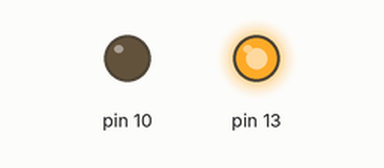
This sketch was run on a simulated Arduino Uno, built with avr-gcc and run on an emulated ATmega328P. Shown: output pins drawn as LEDs (lit = HIGH).

Above: at 0.5 s.
At 2.0 s:
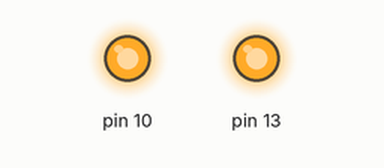
At 3.5 s:
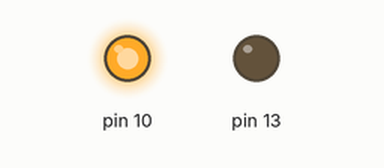
At 5.0 s:
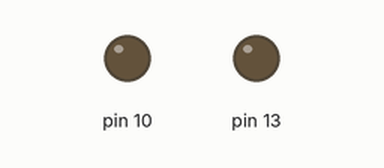
Timing chart, 0 to 7.8 s (numbered marks = the images above):
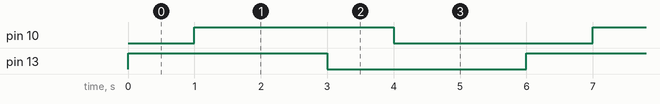

The sketch:

all_4_blink_and_stop.ino
```cpp
void setup()
{
  pinMode(13, OUTPUT);
  pinMode(10, OUTPUT);
}
void loop()
{
  digitalWrite(13, HIGH);
  delay(1000);
  digitalWrite(10, HIGH);
  delay(2000);
  digitalWrite(13, LOW);
  delay(1000);
  digitalWrite(10, LOW);
  delay(2000);
}
```

Measured:
- by itself, pin 10, pin 13: alternates HIGH for 3.0 s and LOW for 3.0 s
- by itself, everything shown: repeats every 6.0 s, in 4 steps
